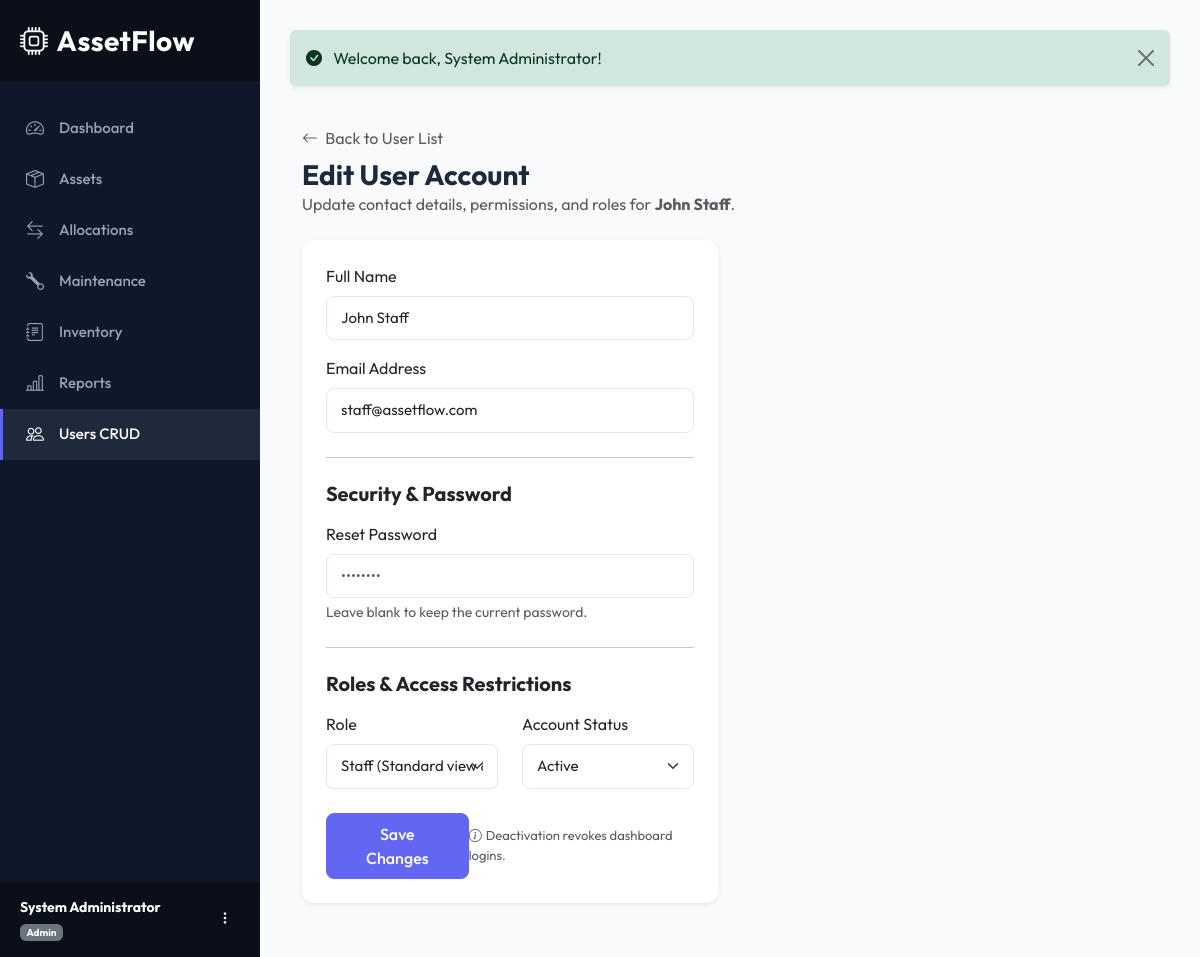
The page /users/edit?id=3 (signed in) on the database its author committed.
### tables this page shows
CREATE TABLE `employees` (
  `id` INT AUTO_INCREMENT PRIMARY KEY,
  `role_id` INT NOT NULL,
  `department_id` INT DEFAULT NULL,
  `name` VARCHAR(100) NOT NULL,
  `email` VARCHAR(150) NOT NULL UNIQUE,
  `password_hash` VARCHAR(255) NOT NULL,
  `status` ENUM('Active', 'Inactive') NOT NULL DEFAULT 'Active',
  `created_at` TIMESTAMP DEFAULT CURRENT_TIMESTAMP,
  `updated_at` TIMESTAMP DEFAULT CURRENT_TIMESTAMP ON UPDATE CURRENT_TIMESTAMP,
  FOREIGN KEY (`role_id`) REFERENCES `roles`(`id`) ON DELETE RESTRICT,
  FOREIGN KEY (`department_id`) REFERENCES `departments`(`id`) ON DELETE SET NULL
);

CREATE TABLE `roles` (
  `id` INT AUTO_INCREMENT PRIMARY KEY,
  `name` VARCHAR(50) NOT NULL UNIQUE,
  `permissions` TEXT COMMENT 'JSON formatted permission keys list',
  `created_at` TIMESTAMP DEFAULT CURRENT_TIMESTAMP
);

### app/core/Controller.php (called while the page is built, shortened)
<?php
abstract class Controller {
    protected function view($view, $data = []) {
        View::render($view, $data);
    }
}

### app/controllers/UserController.php (called while the page is built, shortened)
<?php
class UserController extends Controller {
    private $userModel;
    public function __construct() {
        $this->userModel = new User();
    }
    public function edit() {
        $id = $_GET['id'] ?? null;
        $user = $this->userModel->getById($id);
        $error = '';
        $this->view('users/edit', [
            'title' => 'Edit User - ' . $user['name'],
            'user' => $user,
            'error' => $error,
            'is_profile' => false
        ]);
    }
}

### public/index.php (called while the page is built, shortened)
<?php
require_once __DIR__ . '/../config/database.php';
require_once __DIR__ . '/../config/session.php';
require_once __DIR__ . '/../config/autoload.php';
if (file_exists(__DIR__ . '/../vendor/autoload.php')) {
    require_once __DIR__ . '/../vendor/autoload.php';
}
$router = new Router();
$router->add('auth/login',           'AuthController@login');
$router->add('auth/register',        'AuthController@register');
$router->add('auth/logout',          'AuthController@logout');
$router->add('auth/forgot-password', 'AuthController@forgotPassword');
$router->add('auth/reset-password',  'AuthController@resetPassword');
$router->add('dashboard',            'DashboardController@index');
$router->add('assets',               'AssetController@index');
$router->add('assets/create',        'AssetController@create');
$router->add('assets/edit',          'AssetController@edit');
$router->add('assets/view',          'AssetController@show');
$router->add('assets/delete',        'AssetController@delete');
$router->add('allocations',          'AllocationController@index');
$router->add('allocations/create',   'AllocationController@create');
$router->add('allocations/return',   'AllocationController@return');
$router->add('maintenance',          'MaintenanceController@index');
$router->add('maintenance/create',   'MaintenanceController@create');
$router->add('maintenance/edit',     'MaintenanceController@edit');
$router->add('inventory',            'InventoryController@index');
$router->add('inventory/create',     'InventoryController@create');
$router->add('inventory/edit',       'InventoryController@edit');
$router->add('reports',              'ReportController@index');
$router->add('reports/valuation',    'ReportController@valuation');
$router->add('reports/maintenance',  'ReportController@maintenance');
$router->add('reports/utilization',  'ReportController@utilization');
$router->add('reports/export',       'ReportController@export');
$router->add('users',                'UserController@index');
$router->add('users/create',         'UserController@create');
$router->add('users/edit',           'UserController@edit');
$router->add('profile',              'UserController@profile');
$router->add('departments',          'DepartmentController@index');
$router->add('departments/create',   'DepartmentController@create');
$router->add('departments/edit',     'DepartmentController@edit');
$router->add('departments/delete',   'DepartmentController@delete');
$router->add('categories',           'CategoryController@index');
$router->add('categories/create',    'CategoryController@create');
$router->add('categories/edit',      'CategoryController@edit');
$router->add('categories/delete',    'CategoryController@delete');
$router->dispatch($_SERVER['REQUEST_URI']);

### config/autoload.php (called while the page is built, shortened)
<?php
spl_autoload_register(function ($class) {
    $prefix = 'App\\';
    $baseDir = dirname(__DIR__) . '/app/';
    $len = strlen($prefix);
    $relativeClass = substr($class, $len);
    $file = $baseDir . str_replace('\\', '/', $relativeClass) . '.php';
});

### app/core/Database.php (called while the page is built, shortened)
<?php
class Database {
    private static $instance = null;
    public static function getConnection() {
        if (self::$instance === null) {
            try {
                $dsn = "mysql:host=" . DB_HOST . ";port=" . DB_PORT . ";dbname=" . DB_NAME . ";charset=utf8mb4";
                self::$instance = new PDO($dsn, DB_USER, DB_PASS, [
                    PDO::ATTR_ERRMODE => PDO::ERRMODE_EXCEPTION,
                    PDO::ATTR_DEFAULT_FETCH_MODE => PDO::FETCH_ASSOC,
                    PDO::ATTR_EMULATE_PREPARES => false,
                ]);
            } catch (PDOException $e) {
                die("Critical System Error: Unable to establish database connection. Details: " . $e->getMessage());
            }
        }
        return self::$instance;
    }
}

### app/core/Model.php (called while the page is built, shortened)
<?php
abstract class Model {
    public function __construct() {
        $this->db = Database::getConnection();
    }
}

### app/models/User.php (called while the page is built, shortened)
<?php
class User extends Model {
    public function getById($id) {
        $stmt = $this->db->prepare("
            SELECT e.*, r.name as role
            FROM employees e
            JOIN roles r ON e.role_id = r.id
            WHERE e.id = :id
            LIMIT 1
        ");
        $stmt->execute([':id' => $id]);
        return $stmt->fetch();
    }
}

### app/core/Session.php (called while the page is built, shortened)
<?php
class Session {
    public static function get($key, $default = null) {
        return $_SESSION[$key] ?? $default;
    }
    public static function getUserId() {
        return self::get('user_id');
    }
}

### app/views/users/edit.php (the view, shortened to what this page needs)
<div class="container-fluid py-4">
    <div class="mb-4">
        <?php if ($is_profile): ?>
            <h1 class="h3 mb-0 fw-bold">My Account Profile</h1>
            <p class="text-muted">Manage your personal account details and update security password.</p>
        <?php else: ?>
            <a href="<?php echo BASE_URL; ?>/users" class="text-decoration-none text-muted"><i class="bi bi-arrow-left me-1"></i> Back to User List</a>
            <h1 class="h3 mt-2 mb-0 fw-bold">Edit User Account</h1>
            <p class="text-muted">Update contact details, permissions, and roles for <strong><?php echo htmlspecialchars($user['name']); ?></strong>.</p>
        <?php endif; ?>
    </div>
    <div class="row">
        <div class="col-lg-8 col-xl-6">
            <div class="card shadow-sm border-0">
                <div class="card-body p-4">
                    <form action="<?php echo $is_profile ? BASE_URL . '/profile' : BASE_URL . '/users/edit?id=' . $user['id']; ?>" method="POST">
                        <div class="mb-3">
                            <label for="name" class="form-label">Full Name</label>
                            <input type="text" class="form-control" id="name" name="name" required placeholder="John Doe" value="<?php echo htmlspecialchars($user['name']); ?>" autofocus>
                        </div>
                        <div class="mb-3">
                            <label for="email" class="form-label">Email Address</label>
                            <input type="email" class="form-control" id="email" name="email" required placeholder="john.doe@company.com" value="<?php echo htmlspecialchars($user['email']); ?>">
                        </div>
                        <hr class="my-4" style="background-color: var(--border-color);">
                        <h5 class="fw-bold mb-3">Security & Password</h5>
                        <div class="mb-3">
                            <label for="password" class="form-label"><?php echo $is_profile ? 'New Password' : 'Reset Password'; ?></label>
                            <input type="password" class="form-control" id="password" name="password" placeholder="••••••••">
                            <div class="form-text">Leave blank to keep the current password.</div>
                        </div>
                        <?php if (!$is_profile): ?>
                            <hr class="my-4" style="background-color: var(--border-color);">
                            <h5 class="fw-bold mb-3">Roles & Access Restrictions</h5>
                            <div class="row mb-4">
                                <div class="col-md-6 mb-3 mb-md-0">
                                    <label for="role" class="form-label">Role</label>
                                    <select class="form-select" id="role" name="role">
                                        <option value="Staff" <?php echo $user['role'] === 'Staff' ? 'selected' : ''; ?>>Staff (Standard view & requests)</option>
                                    </select>
                                </div>
                                <div class="col-md-6">
                                    <label for="status" class="form-label">Account Status</label>
                                    <select class="form-select" id="status" name="status">
                                        <option value="Active" <?php echo $user['status'] === 'Active' ? 'selected' : ''; ?>>Active</option>
                                    </select>
                                </div>
                            </div>
                        <?php endif; ?>
                        <div class="d-flex justify-content-between align-items-center mt-4">
                            <button type="submit" class="btn btn-primary px-4 py-2">
                                <?php echo $is_profile ? 'Update Profile' : 'Save Changes'; ?>
                            </button>
                            <?php if (!$is_profile && (int)$user['id'] !== (int)Session::getUserId()): ?>
                                <span class="text-muted" style="font-size: 13px;"><i class="bi bi-info-circle me-1"></i>Deactivation revokes dashboard logins.</span>
                            <?php endif; ?>
                        </div>
                    </form>
                </div>
            </div>
        </div>
    </div>
</div>

### public/css/style.css (style rules this page uses)
:root { --primary-bg: #f8fafc; --sidebar-bg: #0f172a; --sidebar-hover: #1e293b; --accent-color: #6366f1; --accent-hover: #4f46e5; --card-shadow: 0 4px 20px -2px rgba(0, 0, 0, 0.05), 0 2px 5px -1px rgba(0, 0, 0, 0.03); --hover-transition: all 0.25s cubic-bezier(0.4, 0, 0.2, 1); --text-main: #1e293b; --text-muted: #64748b; --border-color: #e2e8f0; }
body { font-family: 'Outfit', -apple-system, BlinkMacSystemFont, "Segoe UI", Roboto, sans-serif; background-color: var(--primary-bg); color: var(--text-main); overflow-x: hidden; }
.card { border: none; border-radius: 12px; box-shadow: var(--card-shadow); transition: var(--hover-transition); background: #fff; }
.btn-primary { background-color: var(--accent-color); border-color: var(--accent-color); font-weight: 500; padding: 8px 16px; border-radius: 8px; transition: var(--hover-transition); }
.form-control, .form-select { padding: 10px 14px; border-radius: 8px; border: 1px solid var(--border-color); font-size: 15px; transition: var(--hover-transition); }

### rows shown on the page
employees: name "John Staff", email "staff@assetflow.com", status "Active"
roles: role "Staff (Standard view & requests)"

### other values the page prints
$userName "System Administrator"
$role "Admin"
Session::getFlash('success') "Welcome back, System Administrator!"
